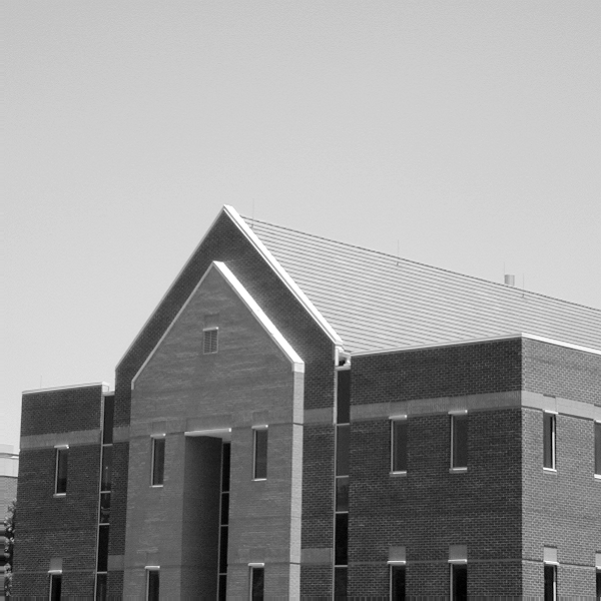
%> input picture CH07/Fig1006(a).tif, 601 x 601 px
$ octave demo_hough.m   (GNU Octave 9; MATLAB toolbox functions it lacks are replaced by stand-ins)
%> lines starting %> are read from the running program, lines starting %| are printed output that depends on the picture; in (x1, y1, x2, y2) boxes, pixels count from 0 and x2, y2 are one past the last pixel; in counts of white or black regions, pixels touching at a corner belong together; the program's own positions count from 1
%使用霍夫变换做检测和连接

%%
%   霍夫变换
f = imread('Fig1006(a).tif');
%> f is the input picture: size 601x601 uint8; min 0, max 255, mean 152.8
[H,theta,rho] = hough(f,'ThetaResolution',0.2);
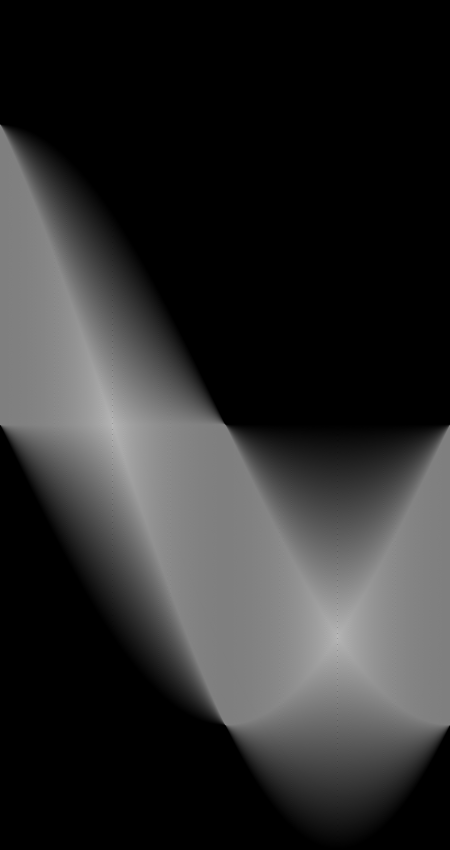
%> H: size 1699x900 double (shown at 1/2 size); min 0, max 1201, mean 212.6; drawn with min black and max white
%> theta = 900 values from -90 to 89.8; rho = 1699 values from -849 to 849
figure,imshow(H,[],'XData',theda,'YData',rho,'InitialMagnification','fit');
%> (this line was passed over: theda is not available in this run)
axis on,axis normal;
xlabel('\theta'),ylabel('\rho');

%%
%   寻找5个有意义的霍夫变换峰值
peaks = houghpeaks(H,5);
%> peaks = [1274 676; 849 226; 868 226; 1293 676; 1254 676]
hold on;
plot(theta(peaks(:,2)),rho(peaks(:,1)),'linestyle','none','marker','s','color','w');
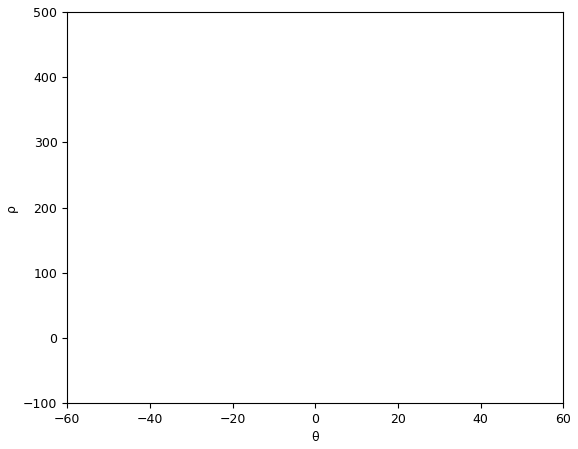
%> figure redrawn from the program's plot data

 %%
 %  寻找和连接线段
lines = houghlines(f,theta,rho,peaks);
%> lines = 5 lines; point1 to point2 (x, y): (1, 600) to (601, 1), (1, 2) to (600, 601), (26, 1) to (601, 576), (27, 601) to (601, 28), (1, 572) to (573, 1)
figure,imshow(f),hold on;
for k = 1:length(lines)
    xy = [lines(k).point1 ; lines(k).point2];
    plot(xy(:,1),xy(:,2),'LineWidth',4,'Color',[.8 .8 .8]);
end
%> this loop made 5 passes
%> xy on passes 1 to 5: [1 600; 601 1], [1 2; 600 601], [26 1; 601 576], [27 601; 601 28], [1 572; 573 1]
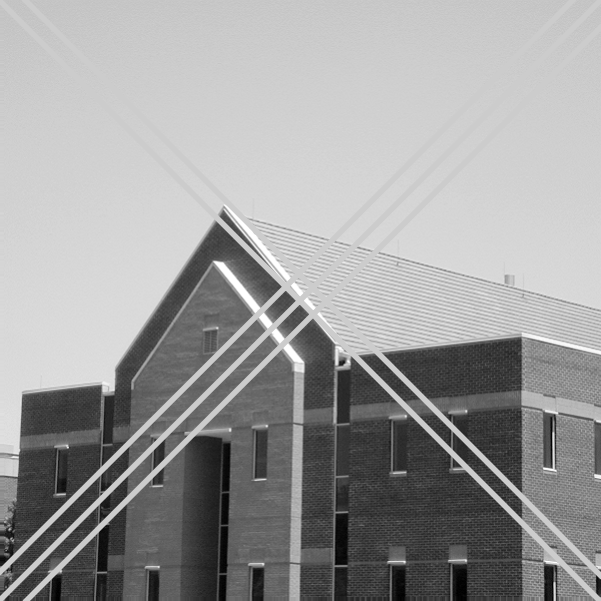
%> figure redrawn from the program's plot data

$ run again, with CH07/Fig1004(a).tif copied over CH07/Fig1006(a).tif
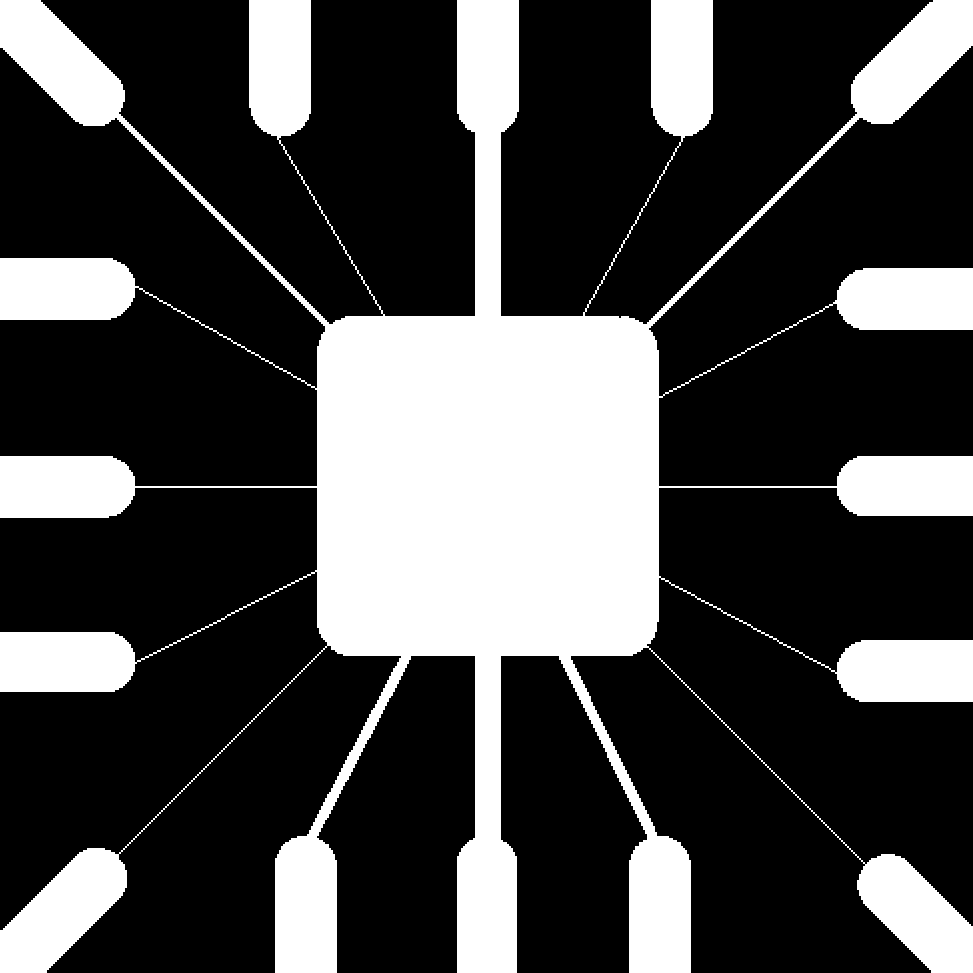
%> input picture CH07/Fig1004(a).tif, 973 x 973 px
%> f is the input picture: size 973x973 uint8; 28.1% white; 1 white region, box (x1, y1, x2, y2) and area: (0, 0, 973, 973) 265583
%> theta = 900 values from -90 to 89.8; rho = 2751 values from -1375 to 1375
%> peaks = [2063 676; 1377 226; 1851 444; 1867 455; 889 1]
%> `plot(theta(peaks(:,2)),rho(peaks(:,1)),'linestyle','none','marker','s'..`:
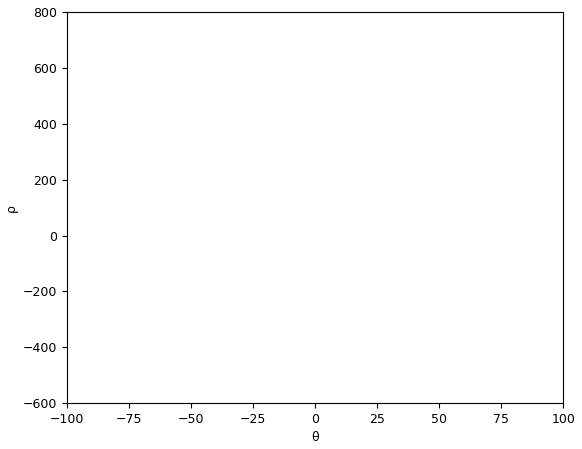
%> figure redrawn from the program's plot data
%> lines = 17 lines; longest, point1 to point2 (x, y): (1, 972) to (973, 1), (2, 1) to (973, 972), (476, 1) to (500, 973), (1, 488) to (973, 488), (479, 900) to (479, 971), (480, 828) to (480, 899)
%> the loop `for k = 1:length(lines)` made 17 passes
%> xy on passes 1 to 8: [1 972; 973 1], [2 1; 973 972], [476 1; 500 973], [479 900; 479 971], [480 828; 480 899], [481 757; 481 828], [482 685; 482 756], [483 614; 483 684]
%> after the loop `for k = 1:length(lines)`:
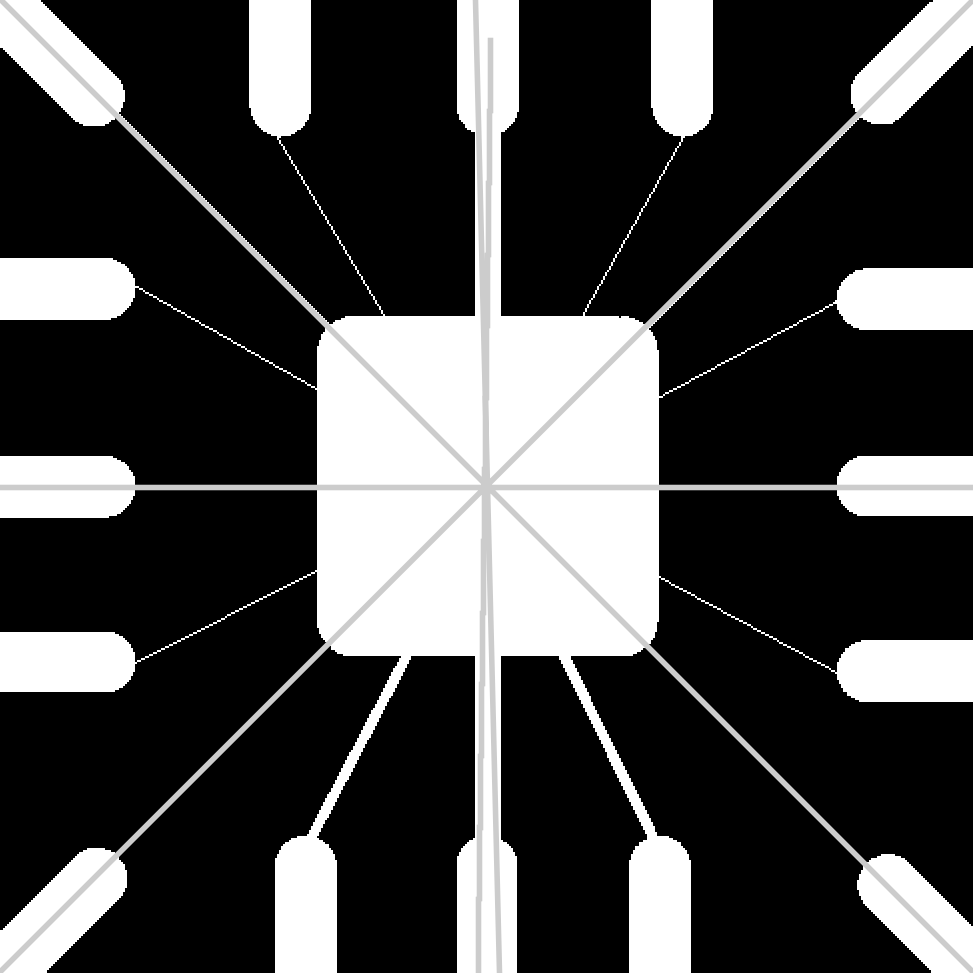
%> figure redrawn from the program's plot data

$ run again, with CH07/Fig1013(a).tif copied over CH07/Fig1006(a).tif
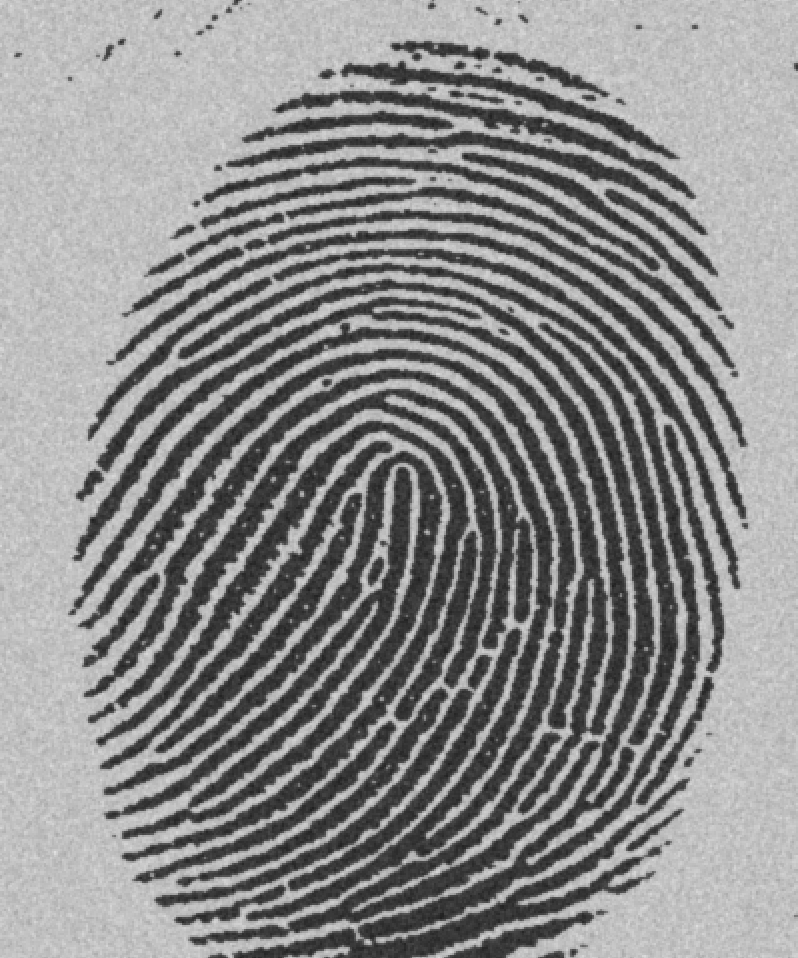
%> input picture CH07/Fig1013(a).tif, 798 x 958 px
%> f is the input picture: size 958x798 uint8; min 29, max 224, mean 140
%> theta = 900 values from -90 to 89.8; rho = 2493 values from -1246 to 1246
%> peaks = [1135 226; 1161 226; 1188 226; 1214 226; 1241 226]
%> `plot(theta(peaks(:,2)),rho(peaks(:,1)),'linestyle','none','marker','s'..`:
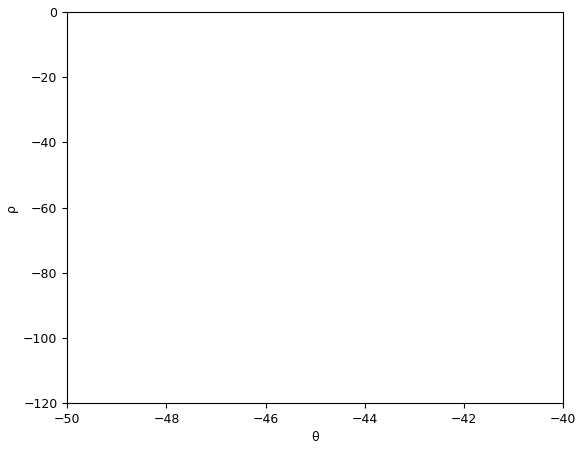
%> figure redrawn from the program's plot data
%> lines = 5 lines; point1 to point2 (x, y): (1, 159) to (798, 957), (1, 122) to (798, 920), (1, 84) to (798, 882), (1, 47) to (798, 845), (1, 9) to (798, 807)
%> the loop `for k = 1:length(lines)` made 5 passes
%> xy on passes 1 to 5: [1 159; 798 957], [1 122; 798 920], [1 84; 798 882], [1 47; 798 845], [1 9; 798 807]
%> after the loop `for k = 1:length(lines)`:
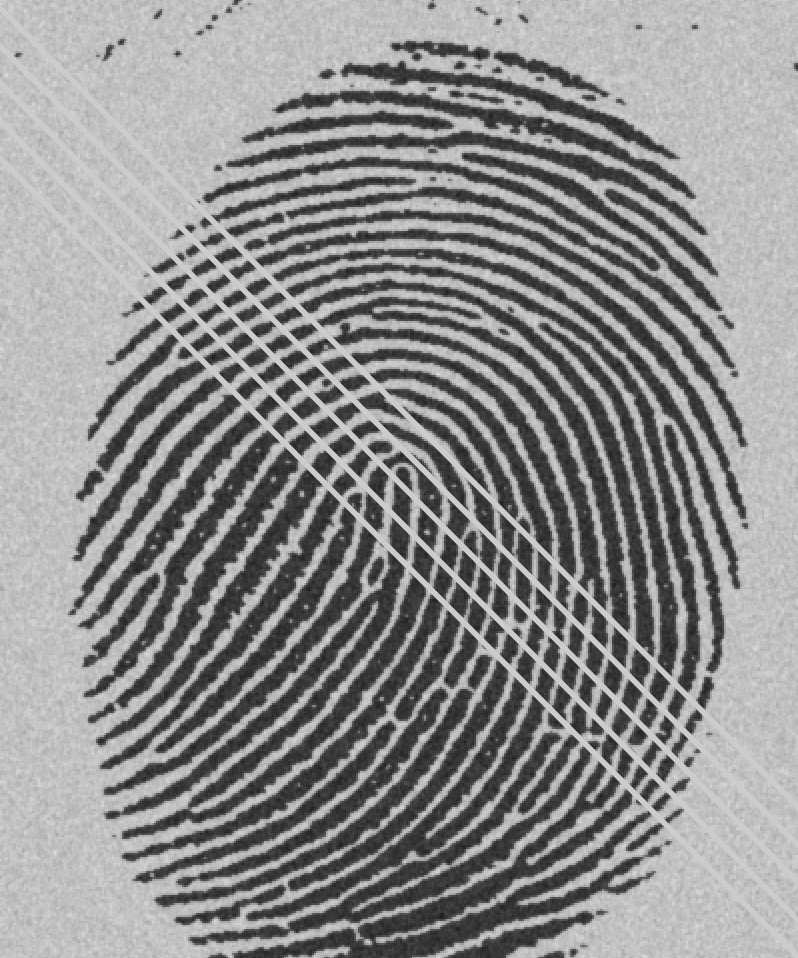
%> figure redrawn from the program's plot data

$ run again, with CH07/Fig1014(a).tif copied over CH07/Fig1006(a).tif
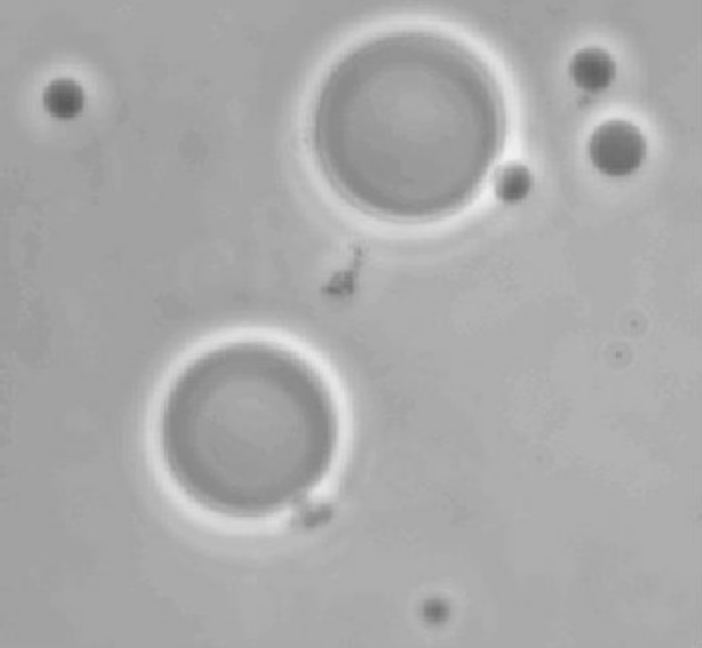
%> input picture CH07/Fig1014(a).tif, 702 x 648 px
%> f is the input picture: size 648x702 uint8; min 90, max 241, mean 169.6
%> theta = 900 values from -90 to 89.8; rho = 1909 values from -954 to 954
%> peaks = [956 226; 978 226; 1415 676; 1437 676; 1000 226]
%> `plot(theta(peaks(:,2)),rho(peaks(:,1)),'linestyle','none','marker','s'..`:
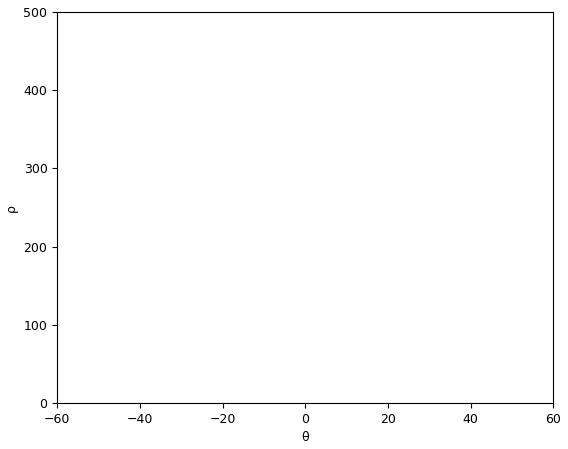
%> figure redrawn from the program's plot data
%> lines = 5 lines; point1 to point2 (x, y): (2, 1) to (650, 648), (33, 1) to (681, 648), (651, 1) to (5, 648), (682, 1) to (36, 648), (64, 1) to (702, 639)
%> the loop `for k = 1:length(lines)` made 5 passes
%> xy on passes 1 to 5: [2 1; 650 648], [33 1; 681 648], [651 1; 5 648], [682 1; 36 648], [64 1; 702 639]
%> after the loop `for k = 1:length(lines)`:
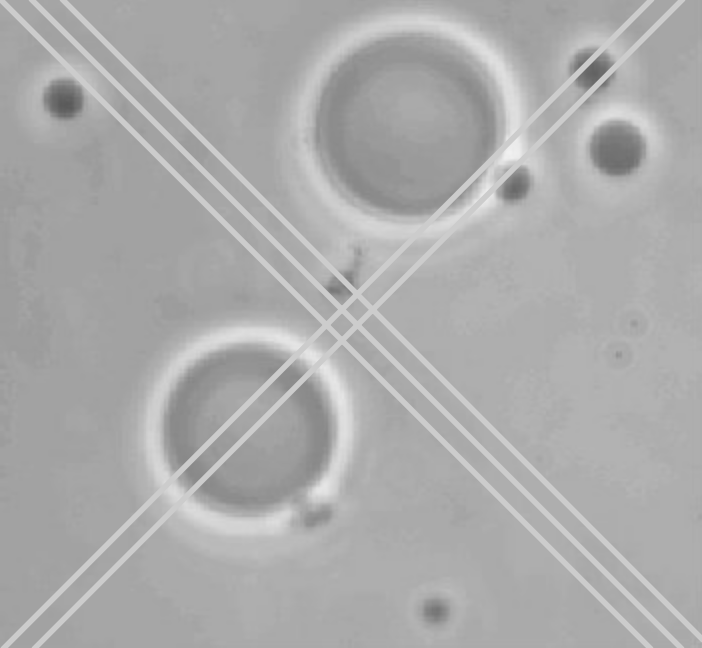
%> figure redrawn from the program's plot data
